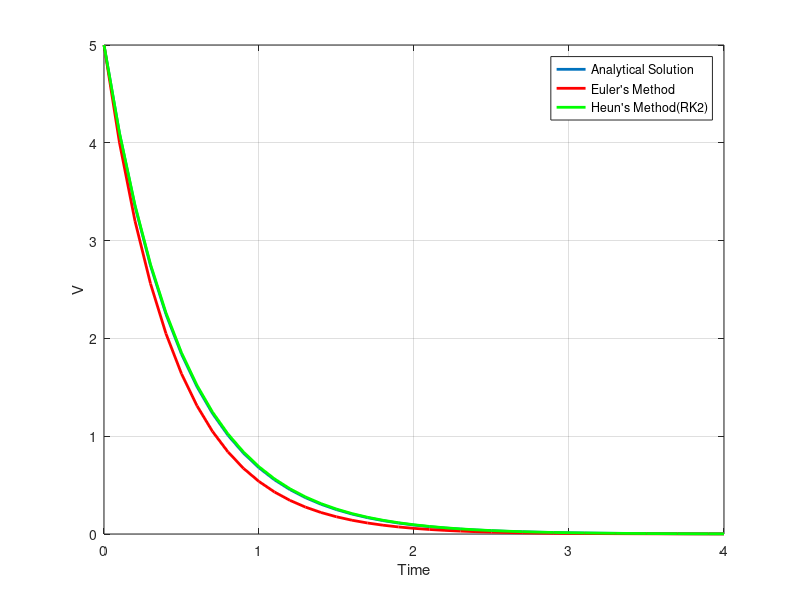
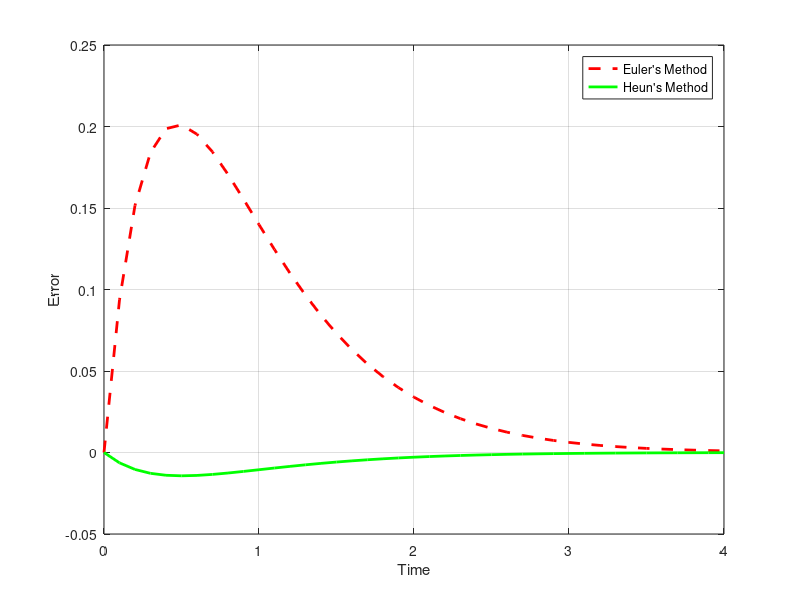

Here is the MATLAB script that generated these plots, in order:
clear
clc
close all

timestep = 0.1;

t = 0:timestep:4; %%%Create a vector from 0 to 4 in increments of timestep

c = 4;
m = 2;
V0 = 5;
ctilde = c/m;

%%%Analytical Solution
V = V0*exp(-ctilde*t);

%%%Numerical Solution
vk = V0;
vh = V0;

V_numerical = zeros(1,length(t));
V_heun = zeros(1,length(t));

for idx = 1:length(t)
    %%%Save my state
    V_numerical(idx) = vk;
    V_heun(idx) = vh;
    
    %%%%Integrate using Euler's Method
    vkdot = -ctilde*vk;
    vk1 = vk + vkdot*timestep;
    
    %%%%Integrate using Heuns Method
    vhdot = -ctilde*vh;
    vL = vh + vhdot*timestep;
    vLdot = -ctilde*vL;
    vbardot = 0.5*(vhdot + vLdot);
    vh1 = vh + vbardot*timestep;
    
    %%%Step my state
    vk = vk1;
    vh = vh1;
end

plot(t,V,'LineWidth',2)
hold on
plot(t,V_numerical,'r-','LineWidth',2)
plot(t,V_heun,'g-','LineWidth',2)
grid on

xlabel('Time')
ylabel('V')

legend('Analytical Solution','Euler''s Method','Heun''s Method(RK2)')

figure()
plot(t,V-V_numerical,'r--','LineWidth',2)
hold on
grid on
plot(t,V-V_heun,'g-','LineWidth',2)
xlabel('Time')
ylabel('Error')
legend('Euler''s Method','Heun''s Method')
